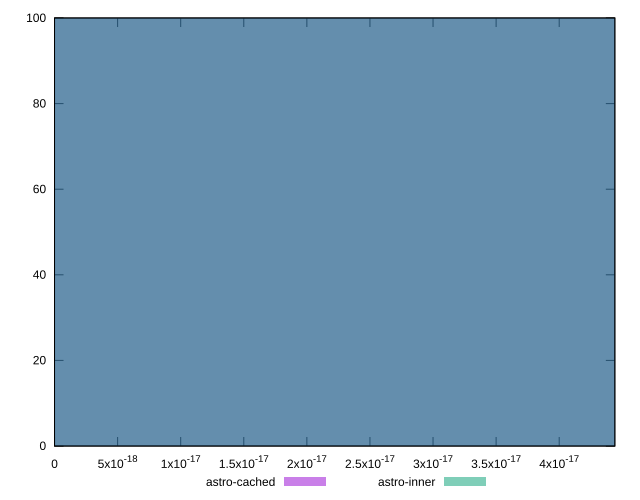

Recreate this plot in gnuplot.
reset

$astroCached <<EOF
0 100
EOF

$astroInner <<EOF
0 100
EOF

set key outside below
set boxwidth 1e-12
set xrange [0:4.4408920985006264e-17]
set yrange [0:100]
set trange [0:100]
set style fill transparent solid 0.5 noborder
set terminal svg size 640, 500 enhanced background rgb 'white'
set output "reports/report_00033_2021-03-01T14-23-16.841Z/meta/score-difference/comparison/histogram/1_vs_2.svg"

plot $astroCached title "astro-cached" with boxes, \
     $astroInner title "astro-inner" with boxes

reset
